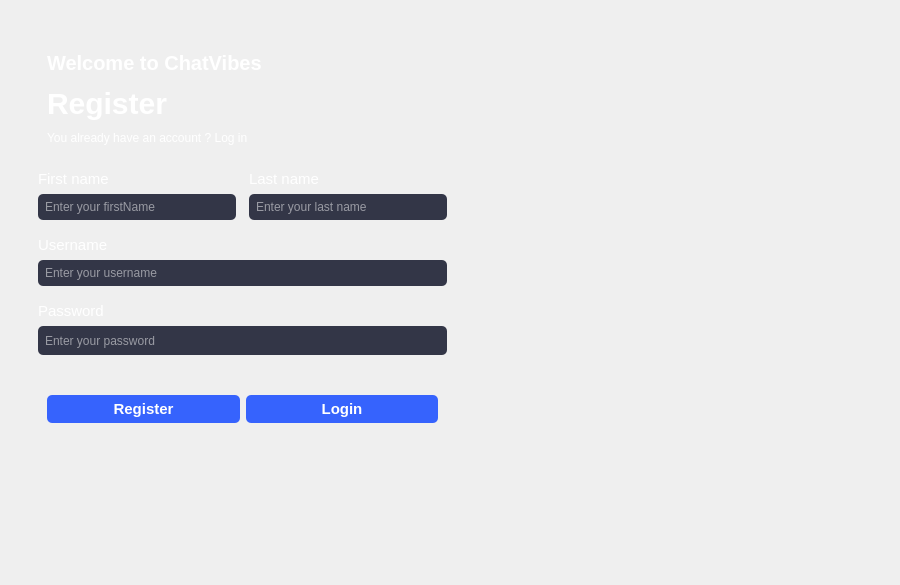
<?xml version="1.0" encoding="UTF-8"?>
<ui version="4.0">
 <class>Registerfrom</class>
 <widget class="QDialog" name="Registerfrom">
  <property name="geometry">
   <rect>
    <x>0</x>
    <y>0</y>
    <width>900</width>
    <height>585</height>
   </rect>
  </property>
  <property name="minimumSize">
   <size>
    <width>900</width>
    <height>585</height>
   </size>
  </property>
  <property name="maximumSize">
   <size>
    <width>900</width>
    <height>585</height>
   </size>
  </property>
  <property name="windowTitle">
   <string>Dialog</string>
  </property>
  <property name="styleSheet">
   <string notr="true"/>
  </property>
  <layout class="QHBoxLayout" name="horizontalLayout_2">
   <item>
    <widget class="QGroupBox" name="groupBox">
     <property name="maximumSize">
      <size>
       <width>900</width>
       <height>500</height>
      </size>
     </property>
     <property name="styleSheet">
      <string notr="true">border : none;</string>
     </property>
     <layout class="QHBoxLayout" name="horizontalLayout_5">
      <property name="topMargin">
       <number>0</number>
      </property>
      <item>
       <widget class="QGroupBox" name="groupBox_2">
        <property name="sizePolicy">
         <sizepolicy hsizetype="Fixed" vsizetype="Preferred">
          <horstretch>0</horstretch>
          <verstretch>0</verstretch>
         </sizepolicy>
        </property>
        <property name="maximumSize">
         <size>
          <width>500</width>
          <height>16777215</height>
         </size>
        </property>
        <property name="styleSheet">
         <string notr="true">#groupBox { 
border : none ; 
}
</string>
        </property>
        <layout class="QVBoxLayout" name="verticalLayout_3">
         <property name="spacing">
          <number>16</number>
         </property>
         <property name="leftMargin">
          <number>18</number>
         </property>
         <property name="topMargin">
          <number>0</number>
         </property>
         <property name="rightMargin">
          <number>0</number>
         </property>
         <property name="bottomMargin">
          <number>0</number>
         </property>
         <item>
          <widget class="QGroupBox" name="verticalGroupBox_3">
           <property name="styleSheet">
            <string notr="true">border :none;</string>
           </property>
           <layout class="QVBoxLayout" name="verticalLayout_10">
            <property name="spacing">
             <number>6</number>
            </property>
            <item>
             <widget class="QLabel" name="label_5">
              <property name="styleSheet">
               <string notr="true">font-size : 20px; 
font-weight : bold ; 
color : white ;</string>
              </property>
              <property name="text">
               <string>Welcome to ChatVibes</string>
              </property>
             </widget>
            </item>
            <item>
             <widget class="QLabel" name="label_6">
              <property name="sizePolicy">
               <sizepolicy hsizetype="Preferred" vsizetype="Fixed">
                <horstretch>0</horstretch>
                <verstretch>0</verstretch>
               </sizepolicy>
              </property>
              <property name="minimumSize">
               <size>
                <width>0</width>
                <height>44</height>
               </size>
              </property>
              <property name="styleSheet">
               <string notr="true">
color:white;
font-size: 30px;
font-weight:bold

</string>
              </property>
              <property name="text">
               <string>Register</string>
              </property>
             </widget>
            </item>
            <item>
             <widget class="QLabel" name="label_8">
              <property name="sizePolicy">
               <sizepolicy hsizetype="Preferred" vsizetype="Fixed">
                <horstretch>0</horstretch>
                <verstretch>0</verstretch>
               </sizepolicy>
              </property>
              <property name="styleSheet">
               <string notr="true">
color:white;
font-size: 12px;
</string>
              </property>
              <property name="text">
               <string>You already have an account ? Log in</string>
              </property>
             </widget>
            </item>
           </layout>
          </widget>
         </item>
         <item>
          <widget class="QGroupBox" name="horizontalGroupBox_2">
           <property name="styleSheet">
            <string notr="true">border : none ;</string>
           </property>
           <layout class="QHBoxLayout" name="horizontalLayout_6">
            <property name="spacing">
             <number>13</number>
            </property>
            <property name="leftMargin">
             <number>0</number>
            </property>
            <property name="topMargin">
             <number>0</number>
            </property>
            <property name="rightMargin">
             <number>0</number>
            </property>
            <property name="bottomMargin">
             <number>0</number>
            </property>
            <item>
             <widget class="QGroupBox" name="verticalGroupBox_6">
              <property name="sizePolicy">
               <sizepolicy hsizetype="Preferred" vsizetype="Fixed">
                <horstretch>0</horstretch>
                <verstretch>0</verstretch>
               </sizepolicy>
              </property>
              <property name="styleSheet">
               <string notr="true">border: none;
margin:0;
padding:0;</string>
              </property>
              <layout class="QVBoxLayout" name="verticalLayout_12">
               <property name="leftMargin">
                <number>0</number>
               </property>
               <property name="topMargin">
                <number>0</number>
               </property>
               <property name="rightMargin">
                <number>0</number>
               </property>
               <property name="bottomMargin">
                <number>0</number>
               </property>
               <item>
                <widget class="QLabel" name="label_9">
                 <property name="sizePolicy">
                  <sizepolicy hsizetype="Preferred" vsizetype="Fixed">
                   <horstretch>0</horstretch>
                   <verstretch>0</verstretch>
                  </sizepolicy>
                 </property>
                 <property name="styleSheet">
                  <string notr="true">
color:white;
font-size: 15px;
</string>
                 </property>
                 <property name="text">
                  <string>First name</string>
                 </property>
                </widget>
               </item>
               <item>
                <widget class="QLineEdit" name="firstNameLE">
                 <property name="styleSheet">
                  <string notr="true">
color:white;
font-size: 12px;
border-radius: 5px;
	
	background-color: rgb(51, 54, 71);
padding:5px;

</string>
                 </property>
                 <property name="placeholderText">
                  <string>Enter your firstName</string>
                 </property>
                </widget>
               </item>
              </layout>
             </widget>
            </item>
            <item>
             <widget class="QGroupBox" name="verticalGroupBox_7">
              <property name="sizePolicy">
               <sizepolicy hsizetype="Preferred" vsizetype="Fixed">
                <horstretch>0</horstretch>
                <verstretch>0</verstretch>
               </sizepolicy>
              </property>
              <property name="styleSheet">
               <string notr="true">border: none;
margin:0;
padding:0;</string>
              </property>
              <layout class="QVBoxLayout" name="verticalLayout_13">
               <property name="leftMargin">
                <number>0</number>
               </property>
               <property name="topMargin">
                <number>0</number>
               </property>
               <property name="rightMargin">
                <number>0</number>
               </property>
               <property name="bottomMargin">
                <number>0</number>
               </property>
               <item>
                <widget class="QLabel" name="label_10">
                 <property name="sizePolicy">
                  <sizepolicy hsizetype="Preferred" vsizetype="Fixed">
                   <horstretch>0</horstretch>
                   <verstretch>0</verstretch>
                  </sizepolicy>
                 </property>
                 <property name="styleSheet">
                  <string notr="true">
color:white;
font-size: 15px;
</string>
                 </property>
                 <property name="text">
                  <string>Last name</string>
                 </property>
                </widget>
               </item>
               <item>
                <widget class="QLineEdit" name="secondNameLE">
                 <property name="styleSheet">
                  <string notr="true">
color:white;
font-size: 12px;
border-radius: 5px;
	
	background-color: rgb(51, 54, 71);
padding:5px;

</string>
                 </property>
                 <property name="placeholderText">
                  <string>Enter your last name</string>
                 </property>
                </widget>
               </item>
              </layout>
             </widget>
            </item>
           </layout>
          </widget>
         </item>
         <item>
          <widget class="QGroupBox" name="verticalGroupBox_8">
           <property name="sizePolicy">
            <sizepolicy hsizetype="Preferred" vsizetype="Fixed">
             <horstretch>0</horstretch>
             <verstretch>0</verstretch>
            </sizepolicy>
           </property>
           <property name="styleSheet">
            <string notr="true">border: none;
margin:0;
padding:0;</string>
           </property>
           <layout class="QVBoxLayout" name="verticalLayout_14">
            <property name="leftMargin">
             <number>0</number>
            </property>
            <property name="topMargin">
             <number>0</number>
            </property>
            <property name="rightMargin">
             <number>0</number>
            </property>
            <property name="bottomMargin">
             <number>0</number>
            </property>
            <item>
             <widget class="QLabel" name="label_11">
              <property name="sizePolicy">
               <sizepolicy hsizetype="Preferred" vsizetype="Fixed">
                <horstretch>0</horstretch>
                <verstretch>0</verstretch>
               </sizepolicy>
              </property>
              <property name="styleSheet">
               <string notr="true">
color:white;
font-size: 15px;

</string>
              </property>
              <property name="text">
               <string>Username</string>
              </property>
             </widget>
            </item>
            <item>
             <widget class="QLineEdit" name="userNameLE">
              <property name="styleSheet">
               <string notr="true">
color:white;
font-size: 12px;
border-radius: 5px;
	
	background-color: rgb(51, 54, 71);
padding:5px;
</string>
              </property>
              <property name="placeholderText">
               <string>Enter your username</string>
              </property>
             </widget>
            </item>
           </layout>
          </widget>
         </item>
         <item>
          <widget class="QGroupBox" name="verticalGroupBox_12">
           <property name="sizePolicy">
            <sizepolicy hsizetype="Preferred" vsizetype="Fixed">
             <horstretch>0</horstretch>
             <verstretch>0</verstretch>
            </sizepolicy>
           </property>
           <property name="styleSheet">
            <string notr="true">border: none;
margin:0;
padding:0;</string>
           </property>
           <layout class="QVBoxLayout" name="verticalLayout_21">
            <property name="leftMargin">
             <number>0</number>
            </property>
            <property name="topMargin">
             <number>0</number>
            </property>
            <property name="rightMargin">
             <number>0</number>
            </property>
            <property name="bottomMargin">
             <number>15</number>
            </property>
            <item>
             <widget class="QLabel" name="label_21">
              <property name="sizePolicy">
               <sizepolicy hsizetype="Preferred" vsizetype="Fixed">
                <horstretch>0</horstretch>
                <verstretch>0</verstretch>
               </sizepolicy>
              </property>
              <property name="styleSheet">
               <string notr="true">
color:white;
font-size: 15px;


</string>
              </property>
              <property name="text">
               <string>Password</string>
              </property>
             </widget>
            </item>
            <item>
             <widget class="QLineEdit" name="passwordLE">
              <property name="sizePolicy">
               <sizepolicy hsizetype="Expanding" vsizetype="Preferred">
                <horstretch>0</horstretch>
                <verstretch>0</verstretch>
               </sizepolicy>
              </property>
              <property name="minimumSize">
               <size>
                <width>0</width>
                <height>29</height>
               </size>
              </property>
              <property name="styleSheet">
               <string notr="true">
color:white;
font-size: 12px;
border-radius: 5px;
	
	background-color: rgb(51, 54, 71);
padding:5px;

</string>
              </property>
              <property name="echoMode">
               <enum>QLineEdit::Password</enum>
              </property>
              <property name="placeholderText">
               <string>Enter your password</string>
              </property>
             </widget>
            </item>
           </layout>
          </widget>
         </item>
         <item>
          <widget class="QGroupBox" name="horizontalGroupBox_3">
           <property name="styleSheet">
            <string notr="true">border : none ;</string>
           </property>
           <layout class="QHBoxLayout" name="horizontalLayout_7">
            <item>
             <widget class="QPushButton" name="pushButton_3">
              <property name="cursor">
               <cursorShape>PointingHandCursor</cursorShape>
              </property>
              <property name="styleSheet">
               <string notr="true">QPushButton{background-color :#3663fd ;
font-weight : bold ;
border-radius : 5px;
font-size : 15px; 
color:white;
padding: 5px;}
QPushButton:pressed {
    border: 2px solid blue;
}
</string>
              </property>
              <property name="text">
               <string>Register</string>
              </property>
             </widget>
            </item>
            <item>
             <widget class="QPushButton" name="pushButton_4">
              <property name="cursor">
               <cursorShape>PointingHandCursor</cursorShape>
              </property>
              <property name="styleSheet">
               <string notr="true">QPushButton{background-color :#3663fd ;
font-weight : bold ;
border-radius : 5px;
font-size : 15px; 
color:white;
padding: 5px;}
QPushButton:pressed {
    border: 2px solid blue;
}
</string>
              </property>
              <property name="text">
               <string>Login</string>
              </property>
             </widget>
            </item>
           </layout>
          </widget>
         </item>
         <item>
          <widget class="QLabel" name="RegisteredSuccessfully">
           <property name="styleSheet">
            <string notr="true">color :#3663fd </string>
           </property>
           <property name="text">
            <string/>
           </property>
          </widget>
         </item>
         <item>
          <spacer name="verticalSpacer_5">
           <property name="orientation">
            <enum>Qt::Vertical</enum>
           </property>
           <property name="sizeHint" stdset="0">
            <size>
             <width>20</width>
             <height>40</height>
            </size>
           </property>
          </spacer>
         </item>
        </layout>
       </widget>
      </item>
      <item alignment="Qt::AlignTop">
       <widget class="QGroupBox" name="verticalGroupBox_4">
        <property name="minimumSize">
         <size>
          <width>400</width>
          <height>400</height>
         </size>
        </property>
        <property name="styleSheet">
         <string notr="true">border : none ; </string>
        </property>
        <layout class="QVBoxLayout" name="verticalLayout_4">
         <property name="spacing">
          <number>62</number>
         </property>
         <property name="topMargin">
          <number>14</number>
         </property>
         <property name="bottomMargin">
          <number>10</number>
         </property>
         <item alignment="Qt::AlignRight">
          <widget class="QPushButton" name="backButton">
           <property name="minimumSize">
            <size>
             <width>110</width>
             <height>44</height>
            </size>
           </property>
           <property name="cursor">
            <cursorShape>PointingHandCursor</cursorShape>
           </property>
           <property name="styleSheet">
            <string notr="true">image: url(:/imgs/left-arrow.png);
margin-right : 70px;</string>
           </property>
           <property name="text">
            <string/>
           </property>
          </widget>
         </item>
         <item>
          <widget class="QLabel" name="label_12">
           <property name="sizePolicy">
            <sizepolicy hsizetype="Preferred" vsizetype="Preferred">
             <horstretch>0</horstretch>
             <verstretch>0</verstretch>
            </sizepolicy>
           </property>
           <property name="minimumSize">
            <size>
             <width>300</width>
             <height>300</height>
            </size>
           </property>
           <property name="styleSheet">
            <string notr="true">image: url(:/imgs/RegisterPic.svg);</string>
           </property>
           <property name="text">
            <string/>
           </property>
          </widget>
         </item>
         <item>
          <spacer name="verticalSpacer_7">
           <property name="orientation">
            <enum>Qt::Vertical</enum>
           </property>
           <property name="sizeHint" stdset="0">
            <size>
             <width>20</width>
             <height>40</height>
            </size>
           </property>
          </spacer>
         </item>
        </layout>
       </widget>
      </item>
     </layout>
    </widget>
   </item>
  </layout>
 </widget>
 <resources/>
 <connections/>
</ui>
